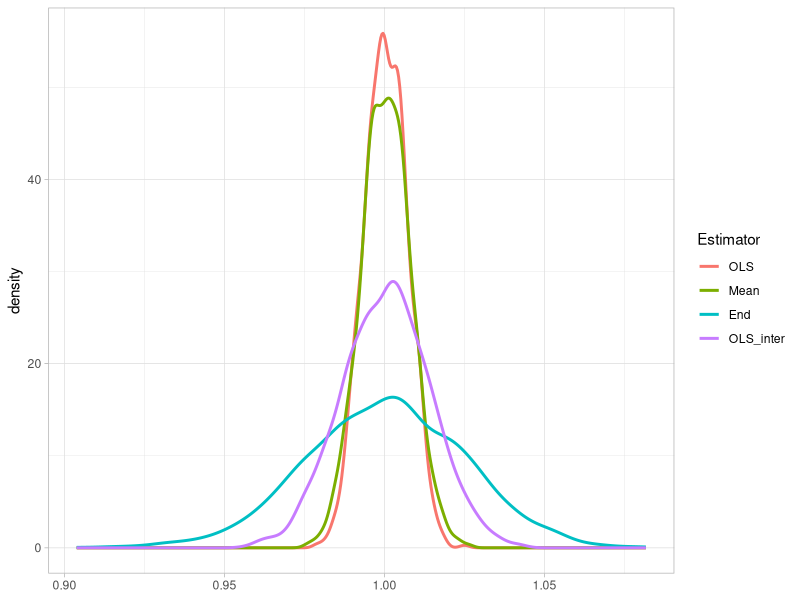

Write the R code that produced this figure.
# Compares four estimators of beta2 in single linear regression
# By Johan Lyhagen, Uppsala University, 2005-02-22
# Translated to R by Lukas Arnroth, Uppsala University, 2016-06-12

library(reshape2)
library(ggplot2)

### Simulation program starts

# set size of sample by assigning a value to n which
# will be used later in the program
n <- 40

# Number of replications
reps <-2000

# Set seed of random number generator
# IMPORTANT!
# Set the seed to the birthdate of one of the group members!
# For mee it would look like this:
seed_group <- 911021
set.seed(seed_group) 

# so in your code, change the 911021 to the birthdate of
# any one of your group members.

# Parameters of the regression
beta_1 <- 0
beta_2 <- 1
sigma_2 <- 1 # Note that this is the variance, not the standard error

# Generate t, which is the independent variable
# (wrote x as in the eviews code)
x <- 1:n # 1, ..., 40

xx = x*x # 1^2, ..., 40^2
sumxx<- sum(xx) # sum of squares of x


# Create matrix to store the results from the simulations
# We want one row (nrow) per repetition and one column for 
# each estimator. 
out <- matrix(nrow = reps, ncol = 4, dimnames = list(NULL, c("OLS", "Mean", "End", "OLS_inter")))

# generate Y and residuals
set.seed(seed_group) 
for(i in 1:reps){
  # residuals
  u = rnorm(n)*sqrt(sigma_2)
  # data generating process of y, the dependent variable
  y = beta_1 + beta_2*x + u
  yx = y*x
  # estimator 1, replication i
  out[i, 1] <- sum(yx)/sumxx
  # estimator 2, replication i
  out[i, 2] <- mean(y)/mean(x)
  # estimator 3, replication i
  # n'th Y and T 
  out[i, 3] <- y[n]/n
  # estimator 4, replication i
  out[i, 4] <- cov(y, x)/var(x)
}

# The melt function is from the reshape2 package. It makes the 
# matrix into a data frame which is more suitable for plotting in ggplot
data <- melt(out, value.name = "Estimate")
# calling 'data' you notice that the matrix has been transformed into a data frame
# with 3 variables, first one is the time(rowname), second is estimator name (column name) 
# and third is the estimate (elements of the out matrix)

# change the column names to be more intuitive
colnames(data) <- c("row Id", "Estimator", "Estimate")



################################
#### End of data simulation ####
################################

# density plot
ggplot(data) + 
  stat_density(aes(x = Estimate, color = Estimator), 
               geom = "line", position = "identity", size = 1) +
  theme_light() + 
  scale_colour_discrete("Estimator") + 
  xlab(NULL)

### 2A
# in evaluating a OLS model we will use the 'lm' (linear model) function.
# calling ?lm() gives the R documentation for this function
?lm()
# the requirement in this case is to supply the lm with its y and x
# note in the documentation that the formula uses '~' instead of '='
# as '=' is reserved in the R syntax as assignment (same as '<-')
# Look into the global environment and consider how to do the estimate
# Remember to save the estimate in the global environment by assigning 
# the lm() call to an object as follows:

# estimate <- lm(a ~ b)

# When evaluating the model, use the summary() function on the linear model object
# you saved in the global environment:

# summary(estimate)

# solution
estimate <- lm(y ~ x) # ignore data argument of lm as we're calling two seperate vectors
summary(estimate)
# evaluate by plots
# begin by combining necessary results into one data frame
estimate_data <- data.frame(y_hat = estimate$fitted.values,
                            resid = estimate$residuals,
                            y = y,
                            t = x)



